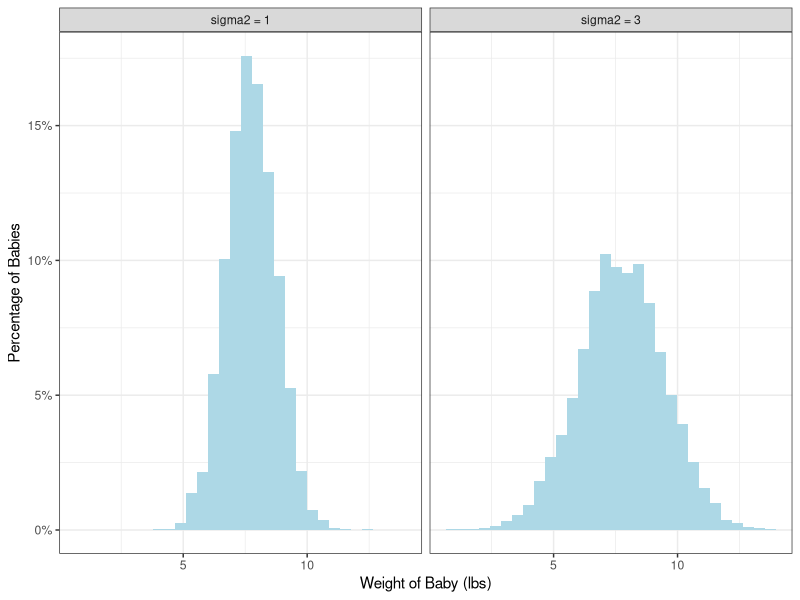
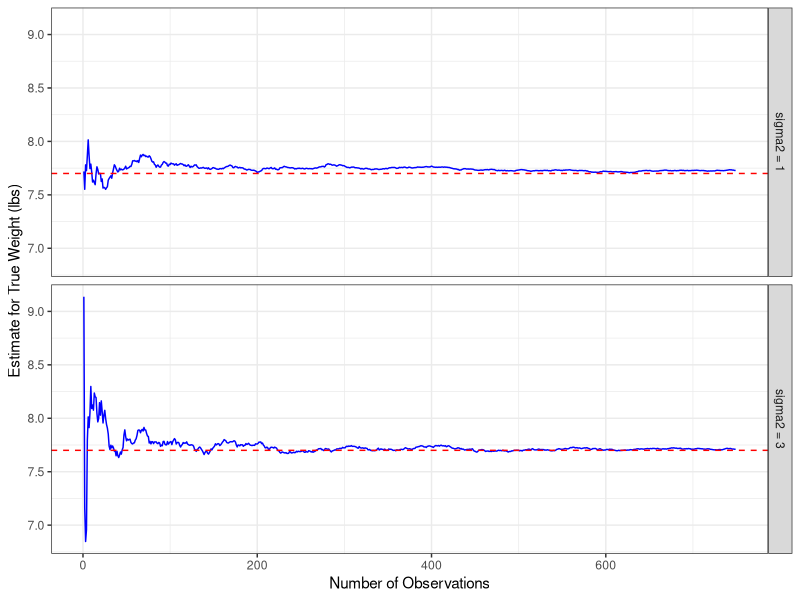

Write R code to recreate these figures, in order.
## ---- chunk 1
knitr::opts_chunk$set(echo = TRUE)
library(dplyr)
library(ggplot2)
library(magrittr)
library(scales)
## ---- chunk 2
n = 10000

weightDists <- data.frame(mu = 7.7, sigma2 = c(rep(1, n / 2), rep(3, n/2))) %>%
  mutate(`Weight of Baby (lbs)` = rnorm(n, mu, sqrt(sigma2)),
         sigma2 = paste("sigma2 =", sigma2))

weightDists %>%
  ggplot(aes(x = `Weight of Baby (lbs)`)) +
           geom_histogram(aes(y = ..count.. / tapply(..count..,..PANEL..,sum)[..PANEL..]), 
                          bins = 30, fill = "lightblue") +
           facet_grid(.~sigma2) +
  theme_bw() +
  scale_y_continuous(name = "Percentage of Babies", labels = percent)
## ---- chunk 3
americanWeights <- weightDists %>%
  group_by(sigma2) %>%
  mutate(muHat = cummean(`Weight of Baby (lbs)`),
         index = row_number())

americanWeights %>%
  filter(index < 750) %>%
  ggplot() +
  geom_line(aes(x = index, y = muHat), color = "blue") +
  geom_hline(aes(yintercept = 7.7), linetype = "dashed", color = "red") +
  theme_bw() +
  ylab("Estimate for True Weight (lbs)") +
  xlab("Number of Observations") +
  facet_grid(sigma2~.)
